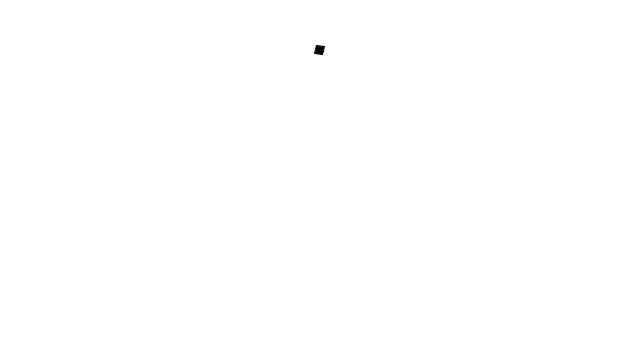
Frame 1 (no input)
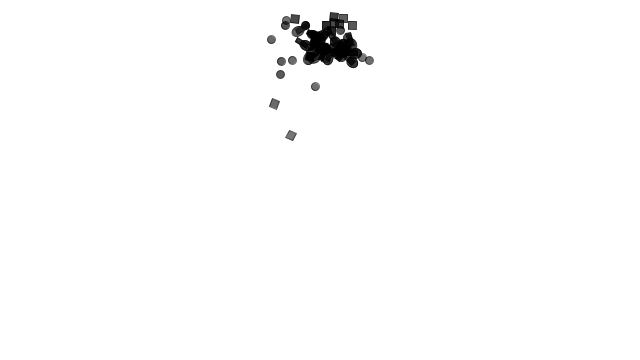
Frame 60 (the mouse pressed at the canvas centre just before this capture)
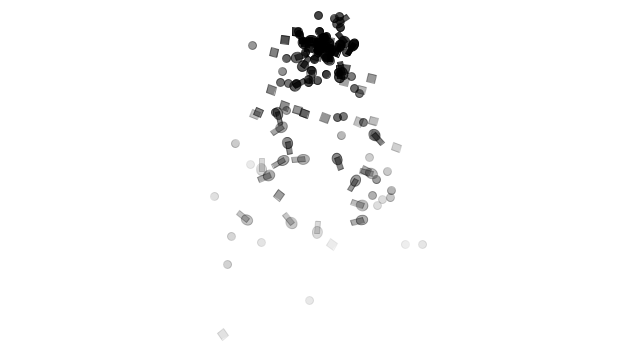
Frame 120 (the mouse held since frame 60 and released just before this capture)

The Processing sketch that drew these frames (run headless with seeded random() and noise(); from frame 60 on, the mouse is pressed at the canvas centre):

// Processing sketch: exercise_8
// ── exercise_8.pde
ParticleSystem ps;

void setup() {
  size(640, 360);
  ps = new ParticleSystem(new PVector(width/2, 50));
}

void draw() {
  background(255);

  ps.addParticle();
  ps.run();
}
// ── Confetti.pde
class Confetti extends Particle {

  Confetti(PVector l) {
    super(l);
  }

  void display() {
    float theta = atan2(location.y, location.x);

    rectMode(CENTER);
    stroke(0, lifespan);
    fill(0, lifespan);

    pushMatrix();
    translate(location.x, location.y);
    rotate(theta);

    rect(0, 0, 8, 8);

    popMatrix();
  }
}
// ── Crazy.pde
class Crazy extends Particle {

  int theta;

  Crazy(PVector l) {
    super(l);
  }

  void display() {
    theta += 5;
    
    rectMode(CENTER);
    stroke(0, lifespan);
    fill(0, lifespan);

    pushMatrix();
    translate(location.x + random(30), location.y);
    rotate(radians(theta));

    ellipse(0, 0, 10, 12);
    rect(0, 5, 5, 13);

    popMatrix();
  }
}
// ── Particle.pde
class Particle {

  PVector location;
  PVector velocity;
  PVector acceleration;

  float lifespan;

  Particle(PVector l) {
    acceleration = new PVector(0, 0.05);
    velocity = new PVector(random(-1, 1), random(-2, 0));
    location = l.copy();

    lifespan = 255.0;
  }

  void run() {
    update();
    display();
  }

  void update() {
    velocity.add(acceleration);
    location.add(velocity);

    lifespan -= 2.0;
  }

  void display() {
    fill(0, lifespan);
    stroke(0, lifespan);
    ellipse(location.x, location.y, 8, 8);
  }

  boolean isDead() {
    if (lifespan < 0.0) {
      return true;
    } else {
      return false;
    }
  }
}
// ── ParticleSystem.pde
import java.util.Iterator;

class ParticleSystem {

  ArrayList<Particle> particles;
  PVector origin;

  ParticleSystem(PVector location) {
    origin = location.copy();
    particles = new ArrayList<Particle>();
  }

  void addParticle() {
    float r = random(1);

    if (r < 0.4) {
      particles.add(new Particle(origin));
    } else if (r < 0.7) {
      particles.add(new Confetti(origin));
    } else {
      particles.add(new Crazy(origin));
    }
  }

  void run() {
    Iterator<Particle> it = particles.iterator();
    while (it.hasNext()) {
      Particle p = it.next();
      p.run();
      if (p.isDead()) {
        it.remove();
      }
    }
  }
}
